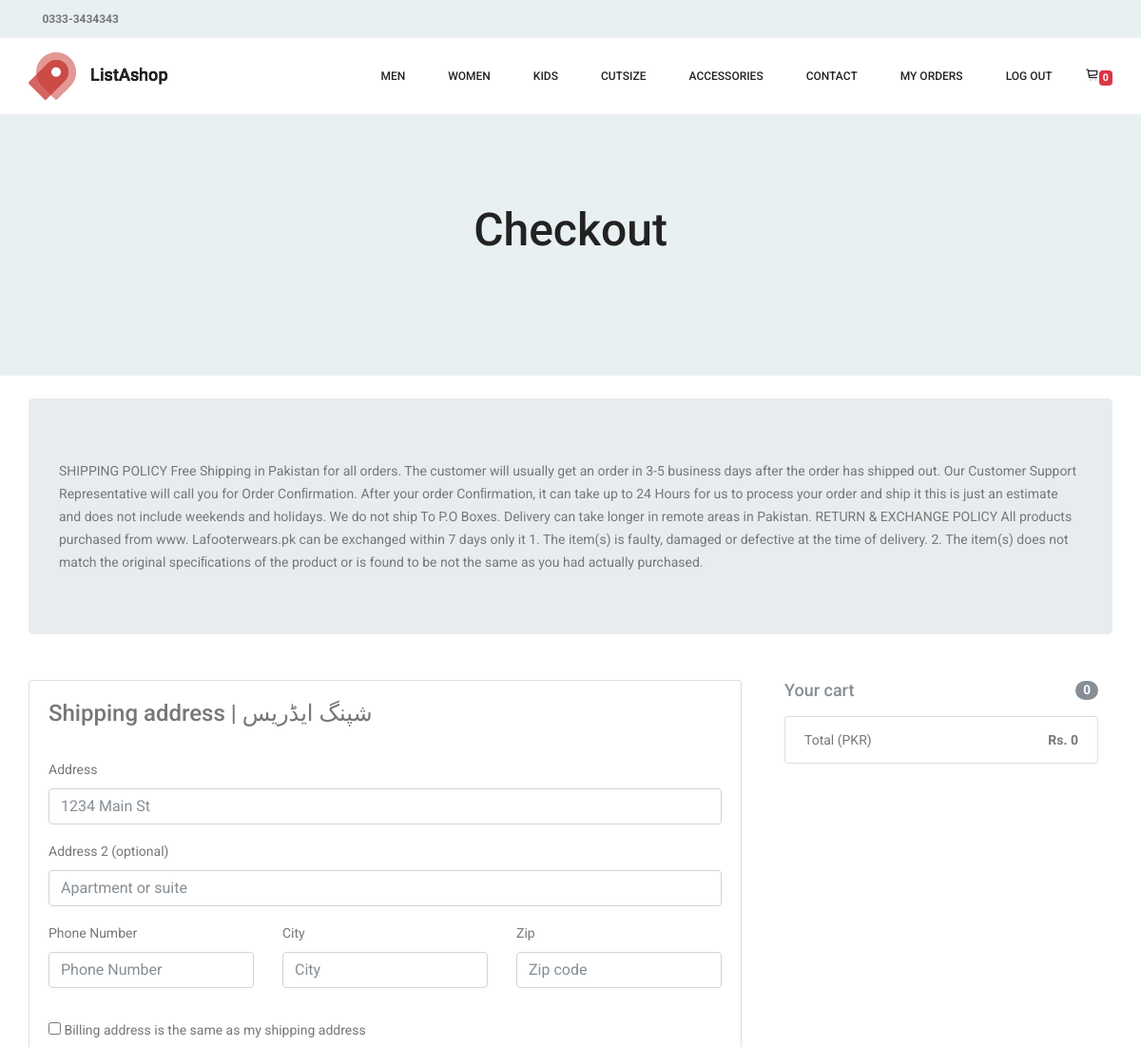
The app's page /checkout/ (signed in, upper part), older data.
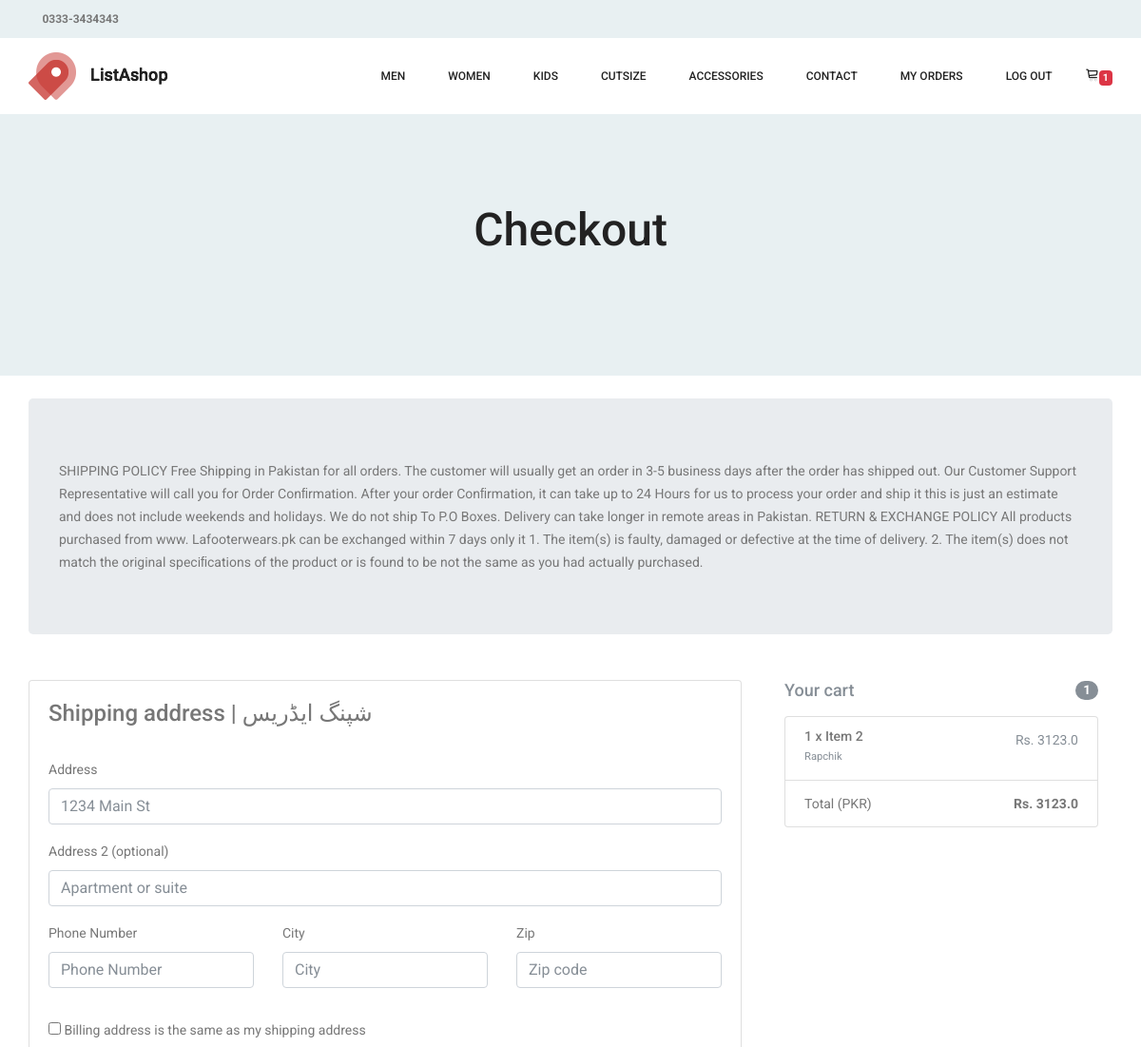
The same page, newer data.
### orders/models.py (models this page shows, shortened)
class Order(models.Model):
    user = models.ForeignKey(settings.AUTH_USER_MODEL,
                             on_delete=models.CASCADE)
    ref_code = models.CharField(max_length=20, blank=True, null=True)
    items = models.ManyToManyField(OrderItem)
    start_date = models.DateTimeField(auto_now_add=True)
    ordered_date = models.DateTimeField()
    ordered = models.BooleanField(default=False)
    shipping_address = models.ForeignKey(
        Address, related_name='shipping_address', on_delete=models.SET_NULL, blank=True, null=True)
    billing_address = models.ForeignKey(
        Address, related_name='billing_address', on_delete=models.SET_NULL, blank=True, null=True)
    being_delivered = models.BooleanField(default=False)
    received = models.BooleanField(default=False)
    refund_requested = models.BooleanField(default=False)
    refund_granted = models.BooleanField(default=False)
    def get_total(self):
        total = 0
        for order_item in self.items.all():
            total += order_item.get_final_price()
        return total

class OrderItem(models.Model):
    user = models.ForeignKey(settings.AUTH_USER_MODEL,
                             on_delete=models.CASCADE)
    ordered = models.BooleanField(default=False)
    item = models.ForeignKey(Item, on_delete=models.CASCADE)
    color = models.CharField(max_length=100, blank=True, null=True)
    size = models.CharField(max_length=100,blank=True,null=True)
    quantity = models.IntegerField(default=1)
    def get_total_item_price(self):
        return self.quantity * self.item.price
    def get_final_price(self):
        if self.item.discount_price:
            return self.get_total_discount_item_price()
        return self.get_total_item_price()

### items/models.py (models this page shows, shortened)
class Item(models.Model):
    title = models.CharField(max_length=100)
    price = models.FloatField()
    discount_price = models.FloatField(blank=True, null=True)
    categories = models.ManyToManyField(Category)
    label = models.ManyToManyField(Label, blank=True)
    accessory_label = models.ManyToManyField(AccessaryLabel, blank=True)
    product_code= models.CharField(max_length=100, blank=True, null=True)
    slug = models.SlugField(blank=True)
    description = models.TextField()
    colors = models.ManyToManyField(Colour, blank=True)
    sizes = models.ManyToManyField(Size, blank=True)
    image = models.ImageField()
    accessory =models.BooleanField(default=False)

### payments/views.py (the view, shortened to what this page needs)
# urls.py: path('checkout/', CheckoutView.as_view(), name='checkout'),
class CheckoutView(View):
    def get(self, *args, **kwargs):
        try:
            order = Order.objects.get(user=self.request.user, ordered=False)
            form = CheckoutForm()
            context = {
                'form': form,
                'couponform': CouponForm(),
                'order': order,
                'DISPLAY_COUPON_FORM': False,
                'acc_labels': AccessaryLabel.objects.all(),
                'men_links' : Label.objects.filter(categories__name='Men'),
                'women_links' : Label.objects.filter(categories__name='Women'),
                'kids_links' : Label.objects.filter(categories__name='Kids'),
            }
            shipping_address_qs = Address.objects.filter(
                user=self.request.user,
                address_type='S',
                default=True
            )
            if shipping_address_qs.exists():
                context.update(
                    {'default_shipping_address': shipping_address_qs[0]})
            billing_address_qs = Address.objects.filter(
                user=self.request.user,
                address_type='B',
                default=True
            )
            if billing_address_qs.exists():
                context.update(
                    {'default_billing_address': billing_address_qs[0]})
            return render(self.request, "checkout.html", context)
        except ObjectDoesNotExist:
            messages.info(self.request, "You do not have an active order")
            return redirect("payments:checkout")

### payments/forms.py
class CheckoutForm(forms.Form):
    shipping_address = forms.CharField(required=False)
    shipping_address2 = forms.CharField(required=False)
    shipping_city = forms.CharField(required=False)
    shipping_number = forms.CharField(required=False)
    shipping_zip = forms.CharField(required=False)
    billing_address = forms.CharField(required=False)
    billing_address2 = forms.CharField(required=False)
    billing_city = forms.CharField(required=False)
    billing_number = forms.CharField(required=False)
    billing_zip = forms.CharField(required=False)
    same_billing_address = forms.BooleanField(required=False)
    set_default_shipping = forms.BooleanField(required=False)
    use_default_shipping = forms.BooleanField(required=False)
    set_default_billing = forms.BooleanField(required=False)
    use_default_billing = forms.BooleanField(required=False)
    payment_option = forms.ChoiceField(
        widget=forms.RadioSelect, choices=PAYMENT_CHOICES)

### items/models.py (called while the page is built)
    def __str__(self):
        return self.name

    def __str__(self):
        return self.name

### templates/checkout.html (shortened to what this page needs)
{% extends "base.html" %}
{% load crispy_forms_tags %}
{% block content %}
<section class="banner_area">
    <div class="banner_inner d-flex align-items-center">
      <div class="container">
        <div class="banner_content text-center">
          <h2>Checkout</h2>
        </div>
      </div>
    </div>
  </section>
  <main >
    <div class="container wow fadeIn">
      <p class='jumbotron mt-4'>
        SHIPPING POLICY Free Shipping in Pakistan for all orders. The customer will usually get an order in 3-5 business days after the order has shipped out. Our Customer Support Representative will call you for Order Conﬁrmation. After your order Conﬁrmation, it can take up to 24 Hours for us to process your order and ship it this is just an estimate and does not include weekends and holidays. We do not ship To P.O Boxes. Delivery can take longer in remote areas in Pakistan. RETURN & EXCHANGE POLICY All products purchased from www. Lafooterwears.pk can be exchanged within 7 days only it 1. The item(s) is faulty, damaged or defective at the time of delivery. 2. The item(s) does not match the original speciﬁcations of the product or is found to be not the same as you had actually purchased.
      </p>
      <div class="row">
        <div class="col-md-8 mb-4">
          <div class="card">
            <form method="POST" class="card-body">
              <h3>Shipping address | شپنگ ایڈریس</h3>
              <div class='hideable_shipping_form'>
                <br>
                <div class="md-form mb-3">
                  <label for="shipping_address" class="">Address</label>
                  <input type='text' placeholder='1234 Main St' id='shipping_address' name='shipping_address' class='form-control' />
                </div>
                <div class="md-form mb-3">
                  <label for="shipping_address2" class="">Address 2 (optional)</label>
                  <input type='text' placeholder='Apartment or suite' id='shipping_address2' name='shipping_address2' class='form-control' />
                </div>
                <div class="row mb-3">
                  <div class="col-lg-4 col-md-12 mb-3">
                    <label for="number">Phone Number</label>
                  <input type='text' placeholder='Phone Number' id='shipping_number' name='shipping_number' class='form-control' />
                  </div>
                  <div class="col-lg-4 col-md-12 mb-3">
                    <label for="number">City</label>
                  <input type='text' placeholder='City' id='shipping_city' name='shipping_city' class='form-control' />
                  </div>
                  <div class="col-lg-4 col-md-6">
                    <label for="shipping_zip">Zip</label>
                    <input type='text' placeholder='Zip code' id='shipping_zip' name='shipping_zip' class='form-control' />
                  </div>
                </div>
                <div class="form-group form-checkbox">
                  <input type="checkbox" class="form-control-input" name="same_billing_address" id="same_billing_address">
                  <label class="form-control-label" for="same_billing_address">Billing address is the same as my shipping address</label>
                  <br>
                </div>
              </div>
            </form>
          </div>
        </div>
        <div class="col-md-4 mb-4">
          {% include "order_snippet.html" %}
        </div>
      </div>
    </div>
  </main>
{% endblock content %}

### templates/navbar.html (shortened to what this page needs)
{% load cart_template_tags %}
{% load static %}
 <header class="header_area">
    <div class="top_menu row m0">
      <div class="container">
        <div class="float-left">
          <span class="font-weight-bold"><i class="fa fa-whatsapp"></i></span>
          <a class="font-weight-bold">0333-3434343</a>
        </div>
        <div class="float-right">
          <ul class="header_social">
            <li><a href="#"><i class="fa fa-facebook"></i></a></li>
            <li><a href="#"><i class="fa fa-instagram"></i></a></li>
          </ul>
        </div>
      </div>
    </div>
    <div class="main_menu">
      <nav class="navbar navbar-expand-lg navbar-light main_box" style='z-index:999'>
        <div class="container">
          <a class="navbar-brand logo_h" href="{% url 'home' %}"><img src="{% static 'img/logo.png' %}" alt=""></a>
          <div class="collapse navbar-collapse offset" id="navbarSupportedContent" style='z-index:999'>
            <ul class="nav navbar-nav menu_nav ml-auto">
              <li class="nav-item submenu dropdown">
                <a href="{% url 'category' category='Men' %}" class="nav-link dropdown-toggle" data-toggle="dropdown" role="button" aria-haspopup="true"
                  aria-expanded="false">Men</a>
              </li>
              <li class="nav-item submenu dropdown">
                <a href="{% url 'category' category='Women' %}" class="nav-link dropdown-toggle" data-toggle="dropdown" role="button" aria-haspopup="true"
                  aria-expanded="false">Women</a>
              </li>
              <li class="nav-item submenu dropdown">
                <a href="#" class="nav-link dropdown-toggle" data-toggle="dropdown" role="button" aria-haspopup="true"
                  aria-expanded="false">Kids</a>
              </li>
               <li class="nav-item submenu dropdown">
                <a href="#" class="nav-link dropdown-toggle" data-toggle="dropdown" role="button" aria-haspopup="true"
                  aria-expanded="false">Cutsize</a>
              </li>
              <li class="nav-item submenu dropdown">
                  <a href="{% url 'accessories' %}" class="nav-link dropdown-toggle" data-toggle="dropdown" role="button" aria-haspopup="true"
                  aria-expanded="false">Accessories</a>
              </li>
              <li class="nav-item"><a class="nav-link" href="{% url 'contact' %}">Contact</a></li>
              {% if user.is_authenticated %}
              <li class="nav-item"><a class="nav-link" href="{% url 'my-orders' %}">My Orders</a></li>
              <li class="nav-item"><a class="nav-link" href="{% url 'account_logout' %}">Log Out</a></li>
              {% else %}
              <li class="nav-item"><a class="nav-link" href="{% url 'account_login' %}">Log In</a></li>
              {% endif %}
            </ul>
            <ul class="nav navbar-nav navbar-right">
              <li class="nav-item"><a href="{% url 'orders:order-summary' %}" class="cart"><i class="lnr lnr lnr-cart"></i><p class='badge badge-danger'>{{ request.user|cart_item_count }} </p></a></li>
            </ul>
          </div>
        </div>
      </nav>
    </div>
  </header>

### templates/order_snippet.html (shortened to what this page needs)
<div class="col-md-12 mb-4">
    <h4 class="d-flex justify-content-between align-items-center mb-3">
    <span class="text-muted">Your cart</span>
    <span class="badge badge-secondary badge-pill">{{ order.items.count }}</span>
    </h4>
    <ul class="list-group mb-3 z-depth-1">
    {% for order_item in order.items.all %}
    <li class="list-group-item d-flex justify-content-between lh-condensed">
        <div>
        <h6 class="my-0">{{ order_item.quantity }} x {{ order_item.item.title}}</h6>
        <small class="text-muted">{{ order_item.item.description}}</small>
        </div>
        <span class="text-muted">Rs. {{ order_item.get_final_price }}</span>
    </li>
    {% endfor %}
    <li class="list-group-item d-flex justify-content-between">
        <span>Total (PKR)</span>
        <strong>Rs. {{ order.get_total }}</strong>
    </li>
    </ul>
</div>

Row changes from the older to the newer data that the page shows:
changed Order: items.count "0" → "1"; get_total "0" → "3123.0"
added OrderItem: quantity "1", item "Item 2", item.description "Rapchik", get_final_price "3123.0"
Text that changed along with them:
{{ request.user|cart_item_count }}: "0" → "1"
